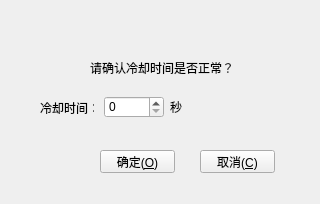
<?xml version="1.0" encoding="UTF-8"?>
<ui version="4.0">
 <class>CoolingTimeWidget</class>
 <widget class="QWidget" name="CoolingTimeWidget">
  <property name="geometry">
   <rect>
    <x>0</x>
    <y>0</y>
    <width>320</width>
    <height>204</height>
   </rect>
  </property>
  <property name="windowTitle">
   <string>冷却时长</string>
  </property>
  <widget class="QLabel" name="label">
   <property name="geometry">
    <rect>
     <x>90</x>
     <y>60</y>
     <width>171</width>
     <height>16</height>
    </rect>
   </property>
   <property name="font">
    <font>
     <pointsize>9</pointsize>
    </font>
   </property>
   <property name="text">
    <string>请确认冷却时间是否正常？</string>
   </property>
  </widget>
  <widget class="QLabel" name="label_2">
   <property name="geometry">
    <rect>
     <x>30</x>
     <y>30</y>
     <width>54</width>
     <height>51</height>
    </rect>
   </property>
   <property name="text">
    <string/>
   </property>
   <property name="pixmap">
    <pixmap resource="resource.qrc">:/resource/about.png</pixmap>
   </property>
  </widget>
  <widget class="QLabel" name="label_3">
   <property name="geometry">
    <rect>
     <x>40</x>
     <y>102</y>
     <width>54</width>
     <height>12</height>
    </rect>
   </property>
   <property name="text">
    <string>冷却时间：</string>
   </property>
  </widget>
  <widget class="QSpinBox" name="spinBox">
   <property name="geometry">
    <rect>
     <x>104</x>
     <y>96</y>
     <width>60</width>
     <height>22</height>
    </rect>
   </property>
   <property name="maximum">
    <number>999999</number>
   </property>
  </widget>
  <widget class="QLabel" name="label_4">
   <property name="geometry">
    <rect>
     <x>170</x>
     <y>101</y>
     <width>20</width>
     <height>12</height>
    </rect>
   </property>
   <property name="text">
    <string>秒</string>
   </property>
  </widget>
  <widget class="QPushButton" name="pushButton">
   <property name="geometry">
    <rect>
     <x>100</x>
     <y>150</y>
     <width>75</width>
     <height>23</height>
    </rect>
   </property>
   <property name="text">
    <string>确定(&amp;O)</string>
   </property>
  </widget>
  <widget class="QPushButton" name="pushButton_2">
   <property name="geometry">
    <rect>
     <x>200</x>
     <y>150</y>
     <width>75</width>
     <height>23</height>
    </rect>
   </property>
   <property name="text">
    <string>取消(&amp;C)</string>
   </property>
  </widget>
 </widget>
 <tabstops>
  <tabstop>pushButton</tabstop>
  <tabstop>spinBox</tabstop>
  <tabstop>pushButton_2</tabstop>
 </tabstops>
 <resources>
  <include location="resource.qrc"/>
 </resources>
 <connections/>
</ui>
